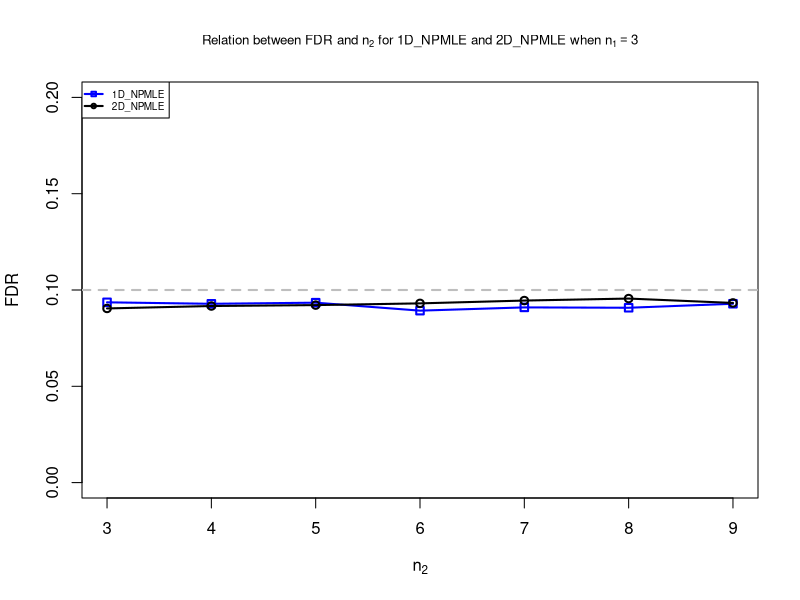
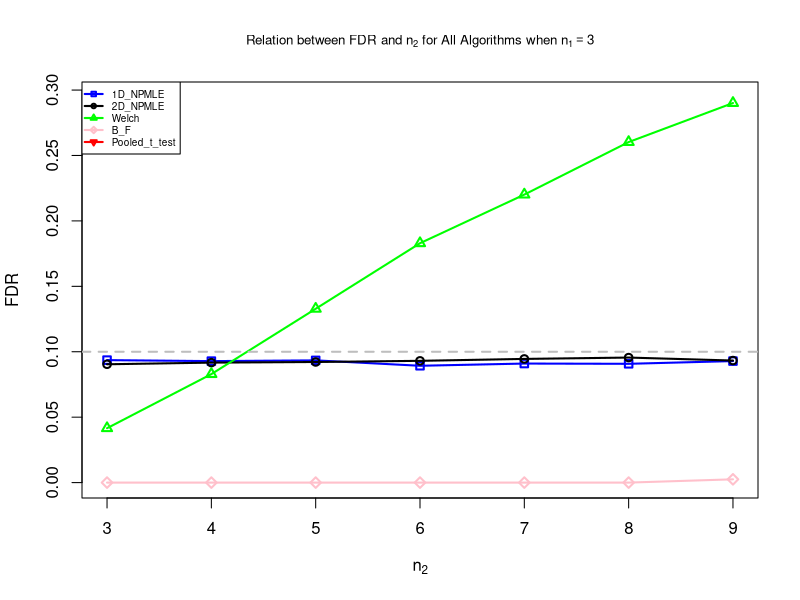
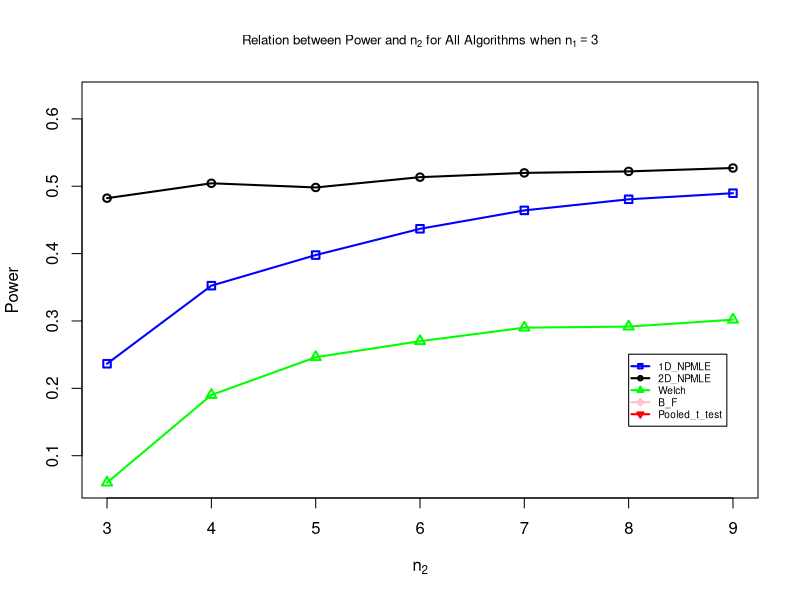
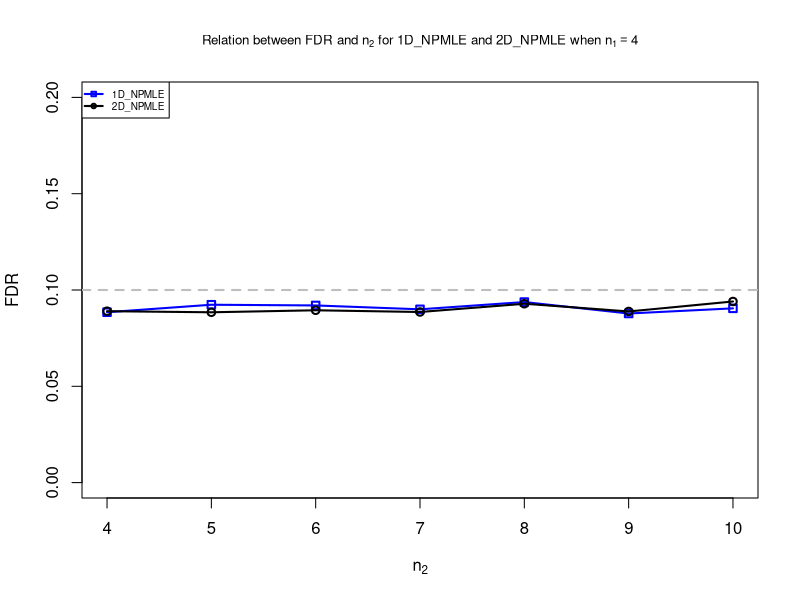
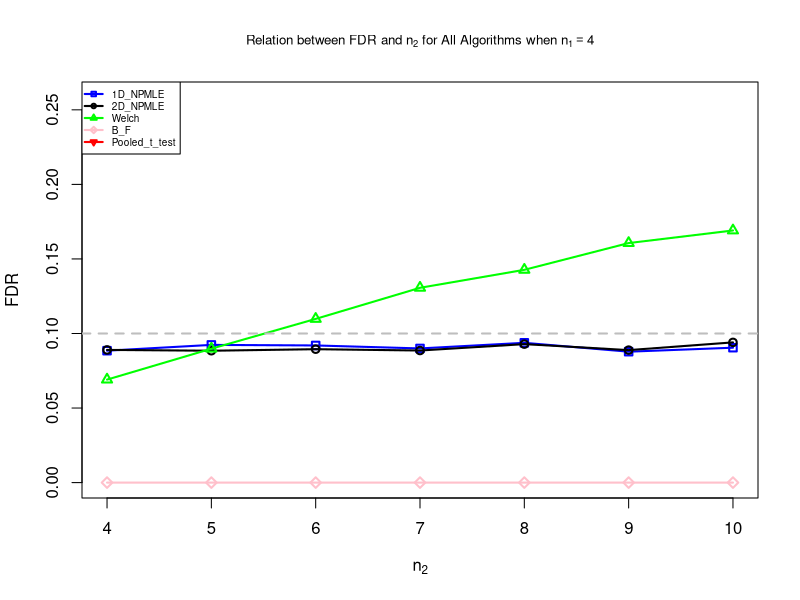
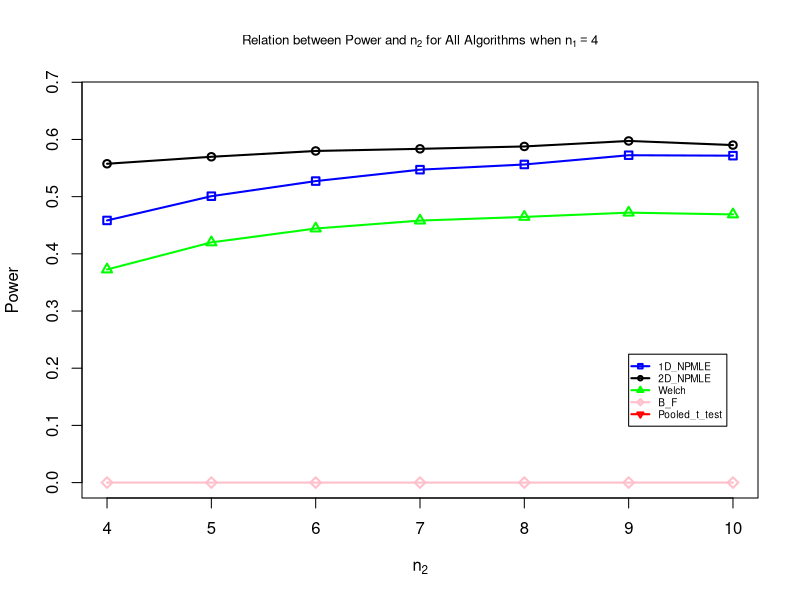
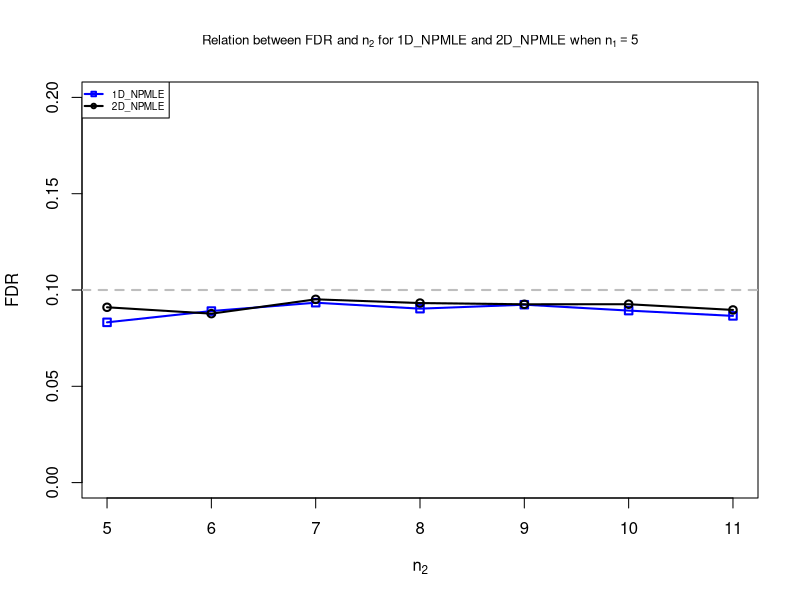
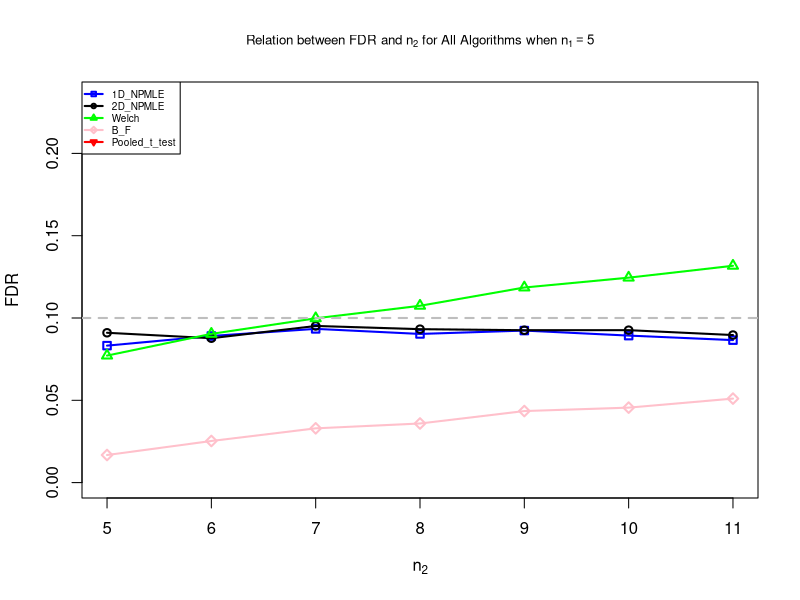

R code for these plots, in order:
## ---- chunk 1
Full_FDR_Data = read.csv('./Full Data/Full_FDR_Data.csv')
Full_Power_Data = read.csv('./Full Data/Full_Power_Data.csv')
## ---- chunk 2
Full_Power_Data
## ---- chunk 3
Plotter = function(n1, length_n2, Full_FDR_Data, Full_Power_Data) {
  n2_range = c(n1: (n1 + length_n2 - 1))
  FDR_n1 = Full_FDR_Data[Full_FDR_Data$n1 == n1 & (Full_FDR_Data$n2 %in% n2_range), ]
  Power_n1 = Full_Power_Data[Full_Power_Data$n1 == n1 & (Full_Power_Data$n2 %in% n2_range), ]
  
  # FDR with 1D_NPMLE, 2D_NPMLE
  main = substitute(expression(paste('Relation between FDR and ', n[2], ' for 1D_NPMLE and 2D_NPMLE when ', n[1] == N1)), list(N1 = n1))
  plot(FDR_n1$n2, FDR_n1$X1D_NPMLE, type = 'o', pch = 0, col = 'blue', lwd = 2, xlab = expression(n[2]), ylab = 'FDR', main = eval(main), cex.main = 0.8, ylim = c(0, 0.2))
  lines(FDR_n1$n2, FDR_n1$X2D_NPMLE, type = 'o', pch = 1, col = 'black', lwd = 2)
  abline(h = 0.1, lwd = 2, col = 'grey', lty = 2)
  legend('topleft', c('1D_NPMLE', '2D_NPMLE'), col=c('blue', 'black'), pch = c(0, 1), lwd=2, lty = 1, cex = 0.6)
  
  # FDR with all algorithms
  main = substitute(expression(paste('Relation between FDR and ', n[2], ' for All Algorithms when ', n[1] == N1)), list(N1 = n1))
  plot(FDR_n1$n2, FDR_n1$X1D_NPMLE, type = 'o', pch = 0, col = 'blue', lwd = 2, xlab = expression(n[2]), ylab = 'FDR', main = eval(main), cex.main = 0.8, ylim = c(0, max(FDR_n1[, c(3,4,5,6,7)])))
  lines(FDR_n1$n2, FDR_n1$X2D_NPMLE, type = 'o', pch = 1, col = 'black', lwd = 2)
  lines(FDR_n1$n2, FDR_n1$Welch, type = 'o', pch = 2, col = 'green', lwd = 2)
  lines(FDR_n1$n2, FDR_n1$B_F, type = 'o', pch = 5, col = 'pink', lwd = 2)
  lines(FDR_n1$n2, FDR_n1$t_test, type = 'o', pch = 6, col = 'red', lwd = 2)
  abline(h = 0.1, lwd = 2, col = 'grey', lty = 2)
  legend('topleft', c('1D_NPMLE', '2D_NPMLE', 'Welch', 'B_F', 'Pooled_t_test'), col=c('blue', 'black', 'green', 'pink', 'red'), pch = c(0,1,2,5,6), lwd=2, lty = 1, cex = 0.6)
  
  # Power with all algorithms
  main = substitute(expression(paste('Relation between Power and ', n[2], ' for All Algorithms when ', n[1] == N1)), list(N1 = n1))
  plot(Power_n1$n2, Power_n1$X1D_NPMLE, type = 'o', pch = 0, col = 'blue', lwd = 2, xlab = expression(n[2]), ylab = 'Power', main = eval(main), cex.main = 0.8, ylim = c(min(Power_n1[, c(3,4,5,6,7)]), max(Power_n1[, c(3,4,5,6,7)])))
  lines(Power_n1$n2, Power_n1$X2D_NPMLE, type = 'o', pch = 1, col = 'black', lwd = 2)
  lines(Power_n1$n2, Power_n1$Welch, type = 'o', pch = 2, col = 'green', lwd = 2)
  lines(Power_n1$n2, Power_n1$B_F, type = 'o', pch = 5, col = 'pink', lwd = 2)
  lines(Power_n1$n2, Power_n1$t_test, type = 'o', pch = 6, col = 'red', lwd = 2)
  legend(n1 + length_n2 - 2, 2/3*min(Power_n1[, c(3,4,5,6,7)]) + 1/3*max(Power_n1[, c(3,4,5,6,7)]), c('1D_NPMLE', '2D_NPMLE', 'Welch', 'B_F', 'Pooled_t_test'), col=c('blue', 'black', 'green', 'pink', 'red'), pch = c(0,1,2,5,6), lwd=2, lty = 1, cex = 0.6)
}
## ---- chunk 4
n1 = 3
length_n2 = 7
## ---- chunk 5
Plotter(n1, length_n2, Full_FDR_Data, Full_Power_Data)
## ---- chunk 6
n1 = 4
length_n2 = 7
## ---- chunk 7
Plotter(n1, length_n2, Full_FDR_Data, Full_Power_Data)
## ---- chunk 8
n1 = 5
length_n2 = 7
## ---- chunk 9
Plotter(n1, length_n2, Full_FDR_Data, Full_Power_Data)
## ---- chunk 10
n1 = 6
length_n2 = 7
## ---- chunk 11
Plotter(n1, length_n2, Full_FDR_Data, Full_Power_Data)
## ---- chunk 12
n1 = 7
length_n2 = 7
## ---- chunk 13
Plotter(n1, length_n2, Full_FDR_Data, Full_Power_Data)
## ---- chunk 14
FDR_plotter = function(n1, length_n2, Full_FDR_Data) {
  n2_range = c(n1: (n1 + length_n2 - 1))
  FDR_n1 = Full_FDR_Data[Full_FDR_Data$n1 == n1 & (Full_FDR_Data$n2 %in% n2_range), ]
  
  #main = substitute(expression(paste('Relation between FDR and ', n[2], ' for All Algorithms when ', n[1] == N1)), list(N1 = n1))
  #plot(FDR_n1$n2, FDR_n1$X1D_NPMLE, type = 'o', pch = 0, col = 'blue', lwd = 2, xlab = expression(n[2]), ylab = 'FDR', main = eval(main), cex.main = 0.8, ylim = c(0, max(FDR_n1[, c(3,4,5,6,7)])))
  plot(FDR_n1$n2, FDR_n1$X1D_NPMLE, type = 'o', pch = 0, col = 'blue', lwd = 2, xlab = expression(n[2]), ylab = 'FDR', ylim = c(0, max(FDR_n1[, c(3,4,5,6,7,8)], 0.1)), cex.lab = 1)
  lines(FDR_n1$n2, FDR_n1$X2D_NPMLE, type = 'o', pch = 1, col = 'black', lwd = 2)
  lines(FDR_n1$n2, FDR_n1$Welch, type = 'o', pch = 2, col = 'green', lwd = 2)
  lines(FDR_n1$n2, FDR_n1$B_F, type = 'o', pch = 5, col = 'pink', lwd = 2)
  lines(FDR_n1$n2, FDR_n1$Pooled_t, type = 'o', pch = 6, col = 'red', lwd = 2)
  lines(FDR_n1$n2, FDR_n1$EV_NPMLE, type = 'o', pch = 3, col = '#87CEFA', lwd = 2)
  abline(h = 0.1, lwd = 2, col = 'grey', lty = 2)
  #legend('topleft', c('1D_NPMLE', '2D_NPMLE', 'Welch', 'B_F', 'Pooled_t_test'), col=c('blue', 'black', 'green', 'pink', 'red'), pch = c(0,1,2,5,6), lwd=2, lty = 1, cex = 0.6)
}

Power_plotter = function(n1, length_n2, Full_Power_Data) {
  n2_range = c(n1: (n1 + length_n2 - 1))
  Power_n1 = Full_Power_Data[Full_Power_Data$n1 == n1 & (Full_Power_Data$n2 %in% n2_range), ]
  
  #main = substitute(expression(paste('Relation between Power and ', n[2], ' for All Algorithms when ', n[1] == N1)), list(N1 = n1))
  #plot(Power_n1$n2, Power_n1$X1D_NPMLE, type = 'o', pch = 0, col = 'blue', lwd = 2, xlab = expression(n[2]), ylab = 'Power', main = eval(main), cex.main = 0.8, ylim = c(min(Power_n1[, c(3,4,5,6,7)]), max(Power_n1[, c(3,4,5,6,7)])))
  plot(Power_n1$n2, Power_n1$X1D_NPMLE, type = 'o', pch = 0, col = 'blue', lwd = 2, xlab = expression(n[2]), ylab = 'Power', ylim = c(min(Power_n1[, c(3,4,5,6,7,8)]), max(Power_n1[, c(3,4,5,6,7)])), cex.lab = 1)
  lines(Power_n1$n2, Power_n1$X2D_NPMLE, type = 'o', pch = 1, col = 'black', lwd = 2)
  lines(Power_n1$n2, Power_n1$Welch, type = 'o', pch = 2, col = 'green', lwd = 2)
  lines(Power_n1$n2, Power_n1$B_F, type = 'o', pch = 5, col = 'pink', lwd = 2)
  lines(Power_n1$n2, Power_n1$Pooled_t, type = 'o', pch = 6, col = 'red', lwd = 2)
  lines(Power_n1$n2, Power_n1$EV_NPMLE, type = 'o', pch = 3, col = '#87CEFA', lwd = 2)
  #legend(n1 + length_n2 - 2, 2/3*min(Power_n1[, c(3,4,5,6,7)]) + 1/3*max(Power_n1[, c(3,4,5,6,7)]), c('1D_NPMLE', '2D_NPMLE', 'Welch', 'B_F', 'Pooled_t_test'), col=c('blue', 'black', 'green', 'pink', 'red'), pch = c(0,1,2,5,6), lwd=2, lty = 1, cex = 0.6)
}
## ---- chunk 15
#par(mfrow = c(3,2))
png("combined_plot_with_legend.png", width = 3200, height = 2400, res = 300)
par(mfrow = c(3, 2), mar = c(2.5,2.5,2.5,2.5), oma = c(0, 0, 0, 13), mgp = c(1.5, 0.5, 0))
FDR_plotter(3,7,Full_FDR_Data)
Power_plotter(3,7,Full_Power_Data)
FDR_plotter(5,7,Full_FDR_Data)
Power_plotter(5,7,Full_Power_Data)
FDR_plotter(7,7,Full_FDR_Data)
Power_plotter(7,7,Full_Power_Data)
#par(mfrow = c(1,1))
par(xpd = NA)
legend('topright', c('1D_NPMLE', '2D_NPMLE', 'Welch', 'B_F', 'Pooled_t_test', 'EV_PMLE'), col=c('blue', 'black', 'green', 'pink', 'red', '#87CEFA'), pch = c(0,1,2,5,6,3), lwd=2, lty = 1, cex = 1.5, inset = c(-0.5, -2.66))
dev.off()
## ---- chunk 16
FDR_equ = Full_FDR_Data[Full_FDR_Data$n1 == Full_FDR_Data$n2, ]
main = expression(paste('Relation between FDR and ', n[2], ' for All Algorithms when ', n[1], ' = ', n[2]))
plot(FDR_equ$n2, FDR_equ$X1D_NPMLE, type = 'o', pch = 2, col = 'blue', lwd = 2, xlab = expression(n[2]), ylab = 'FDR', main = main, cex.main = 0.8, ylim = c(0, max(FDR_equ[, c(3,4,5,6)])))
lines(FDR_equ$n2, FDR_equ$X2D_NPMLE, type = 'o', pch = 2, col = 'black', lwd = 2)
lines(FDR_equ$n2, FDR_equ$Welch, type = 'o', pch = 2, col = 'green', lwd = 2)
lines(FDR_equ$n2, FDR_equ$Pooled_t, type = 'o', pch = 2, col = 'red', lwd = 2)
abline(h = 0.1, lwd = 2, col = 'grey', lty = 2)
legend('bottomleft', c('1D_NPMLE', '2D_NPMLE', 'Welch', 'Pooled_t_test'), col=c('blue', 'black', 'green', 'red'), lwd=2, lty = 1, cex = 0.7)
## ---- chunk 17
Power_equ = Full_Power_Data[Full_Power_Data$n1 == Full_Power_Data$n2, ]
main = expression(paste('Relation between Power and ', n[2], ' for All Algorithms when ', n[1], ' = ', n[2]))
plot(Power_equ$n2, Power_equ$X1D_NPMLE, type = 'o', pch = 2, col = 'blue', lwd = 2, xlab = expression(n[2]), ylab = 'Power', main = main, cex.main = 0.8, ylim = c(0, max(Power_equ[, c(3,4,5,6)])))
lines(Power_equ$n2, Power_equ$X2D_NPMLE, type = 'o', pch = 2, col = 'black', lwd = 2)
lines(Power_equ$n2, Power_equ$Welch, type = 'o', pch = 2, col = 'green', lwd = 2)
lines(Power_equ$n2, Power_equ$Pooled_t, type = 'o', pch = 2, col = 'red', lwd = 2)
legend('bottomright', c('1D_NPMLE', '2D_NPMLE', 'Welch', 'Pooled_t_test'), col=c('blue', 'black', 'green', 'red'), lwd=2, lty = 1, cex = 0.7)
